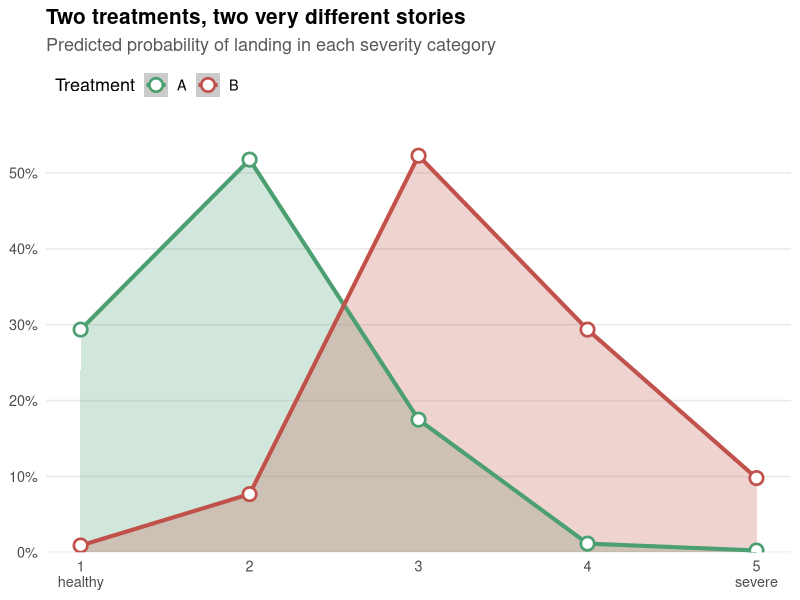

This chart was generated by the following R code:
## ---- chunk 1
#| warning: false
library(ordinal)
library(ggplot2)
## ---- chunk 2
#| warning: false

# Fake data to show how it works
plots <- data.frame(
  treatment = rep(c("A", "B"), each = 10),
  severity = c(1,2,2,1,3,2,1,2,3,2,  3,4,3,5,3,4,2,3,4,3) # 1-5 scores
)

# CRITICAL: make severity an ordered factor
plots$severity <- factor(plots$severity, ordered = TRUE)

# Fit the model
model <- clm(severity ~ treatment, data = plots)
summary(model)
## ---- chunk 3
# Predicted probability of each severity category, per treatment
newdata <- data.frame(treatment = c("A", "B"))
probs <- predict(model, newdata = newdata, type = "prob")$fit
rownames(probs) <- c("A", "B")
round(probs, 3)
## ---- chunk 4
plot_df <- data.frame(
  treatment = rep(rownames(probs), times = ncol(probs)),
  severity  = rep(1:5, each = nrow(probs)),
  prob      = as.vector(probs)
)

ggplot(plot_df, aes(x = severity, y = prob, colour = treatment, fill = treatment)) +
  geom_area(alpha = 0.25, position = "identity", linewidth = 0) +
  geom_line(linewidth = 1.4) +
  geom_point(size = 3.6, stroke = 1.4, shape = 21, fill = "white") +
  scale_colour_manual(values = c(A = "#4C9F70", B = "#C1524B"), name = "Treatment") +
  scale_fill_manual(values = c(A = "#4C9F70", B = "#C1524B"), guide = "none") +
  scale_x_continuous(breaks = 1:5,
                     labels = c("1\nhealthy", "2", "3", "4", "5\nsevere")) +
  scale_y_continuous(labels = function(x) paste0(x * 100, "%"),
                     expand = expansion(mult = c(0, .08))) +
  labs(title = "Two treatments, two very different stories",
       subtitle = "Predicted probability of landing in each severity category",
       x = NULL, y = NULL) +
  theme_minimal(base_size = 13) +
  theme(panel.grid.minor = element_blank(),
        panel.grid.major.x = element_blank(),
        plot.title = element_text(face = "bold", size = 15),
        plot.subtitle = element_text(colour = "grey35"),
        legend.position = "top", legend.justification = "left")
## ---- chunk 5
data(wine)   # comes with the package

model_wine <- clm(rating ~ temp + contact, data = wine)

# Does the proportional odds assumption hold?
nominal_test(model_wine)
## ---- chunk 6
data(wine)

# THE WRONG WAY: pretend the rating is a number, run a t-test
wine$rating_num <- as.numeric(as.character(wine$rating))
t.test(rating_num ~ temp, data = wine)

# THE RIGHT WAY: ordinal model
model_temp <- clm(rating ~ temp, data = wine)
summary(model_temp)
